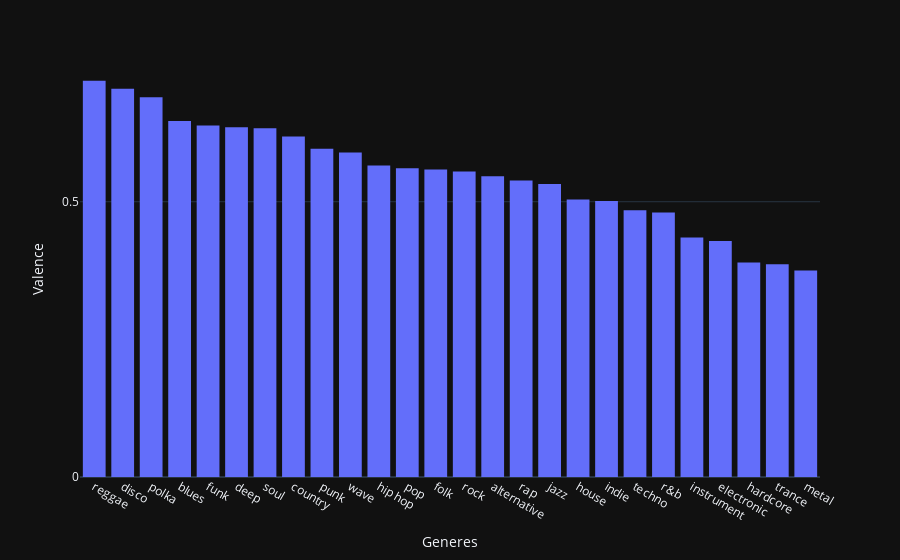

Write notebook code for a chart like this one.
### Markdown cell above
# Genere and valence relationship

### Code cell
df=combinedDf.groupby(["artist_genre"],as_index=False)["valence"].mean()
fig=px.histogram(df,x="artist_genre",y="valence")
fig.update_xaxes(categoryorder="total descending")
fig.layout["xaxis"]["title"]="Generes"
fig.layout["yaxis"]["title"]="Valence"
fig.layout.yaxis.dtick=0.5
fig.show()

### Figure 1 — Plotly figure (JSON) as saved in the notebook; plotly's stock layout.template omitted (floating-point values rounded to 4 significant figures)
{"data": [{"alignmentgroup": "True", "bingroup": "x", "histfunc": "sum", "hovertemplate": "artist_genre=%{x}<br>sum of valence=%{y}<extra></extra>", "legendgroup": "", "marker": {"color": "#636efa", "pattern": {"shape": ""}}, "name": "", "offsetgroup": "", "orientation": "v", "showlegend": false, "x": ["alternative", "blues", "country", "deep", "disco", "electronic", "folk", "funk", "hardcore", "hip hop", "house", "indie", "instrument", "jazz", "metal", "polka", "pop", "punk", "r&b", "rap", "reggae", "rock", "soul", "techno", "trance", "wave"], "xaxis": "x", "y": [0.5464, 0.6468, 0.6184, 0.6355, 0.7053, 0.4286, 0.5585, 0.6387, 0.3895, 0.566, 0.5042, 0.5015, 0.435, 0.5324, 0.375, 0.69, 0.5609, 0.5963, 0.4805, 0.5387, 0.7196, 0.5551, 0.6334, 0.4845, 0.3863, 0.5895], "yaxis": "y", "type": "histogram"}], "layout": {"xaxis": {"anchor": "y", "domain": [0.0, 1.0], "title": {"text": "Generes"}, "categoryorder": "total descending"}, "yaxis": {"anchor": "x", "domain": [0.0, 1.0], "title": {"text": "Valence"}, "dtick": 0.5}, "legend": {"tracegroupgap": 0}, "margin": {"t": 60}, "barmode": "relative"}}
